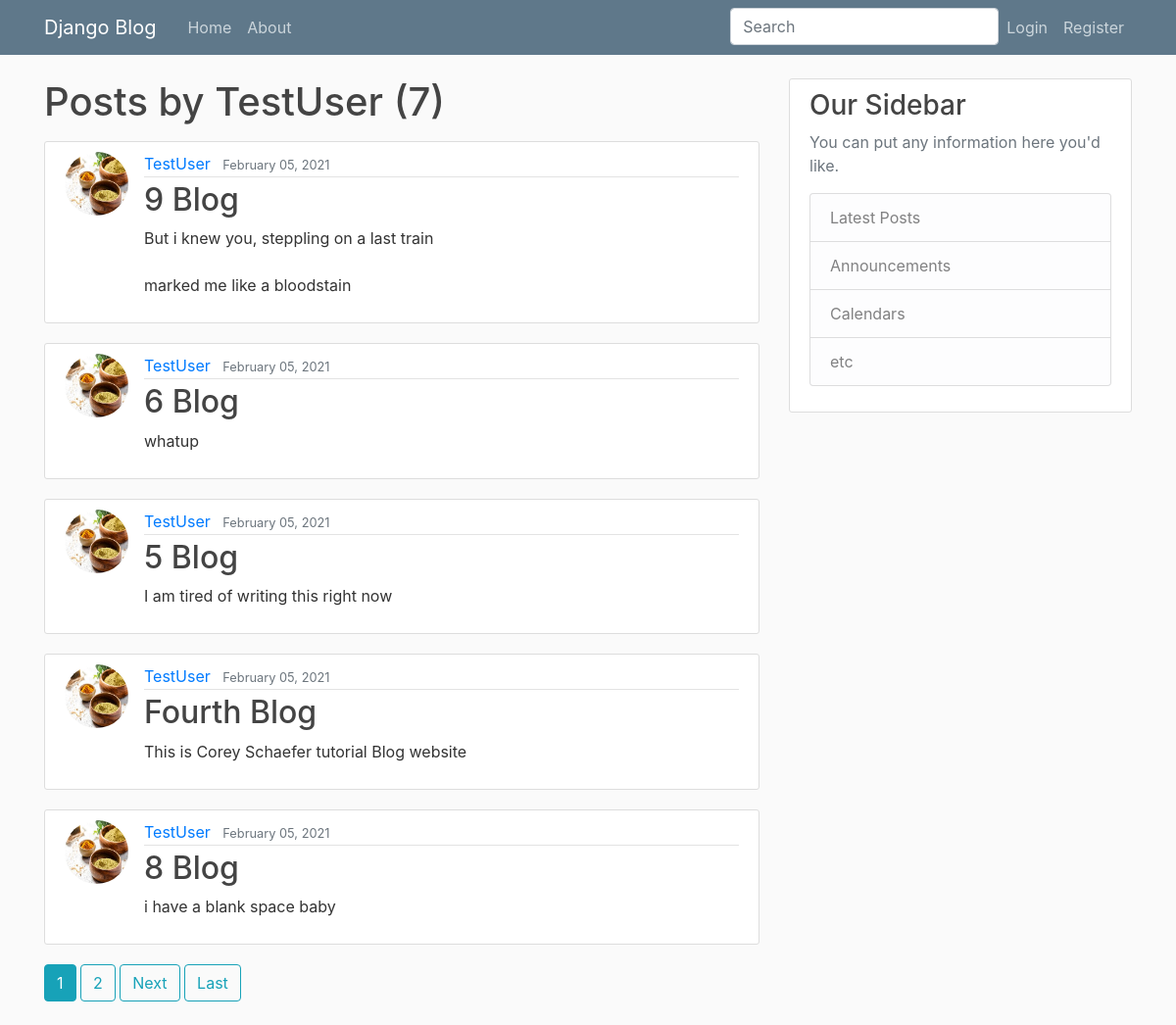
Page /user/TestUser on the committed database.
### blog/models.py (models this page shows, shortened)
class Post(models.Model):
	title = models.CharField(max_length=100)
	content = models.TextField()
	date_posted = models.DateTimeField(default=timezone.now)
	author = models.ForeignKey(User, on_delete=models.CASCADE)
	likes = models.ManyToManyField(User, related_name = 'post_like')

### users/models.py (models this page shows, shortened)
class Profile(models.Model):
	user = models.OneToOneField(User, on_delete=models.CASCADE)
	image = models.ImageField(default='default.jpg',upload_to='profile_pics')

### blog/views.py (the view)
# urls.py: path('user/<str:username>', UserPostListView.as_view(), name='user-posts'),
class UserPostListView(ListView):
	model = Post
	template_name = 'blog/user_posts.html'
	context_object_name = 'posts'
	paginate_by = 5
	def get_queryset(self):
		user = get_object_or_404(User, username=self.kwargs.get('username'))
		return Post.objects.filter(author=user).order_by('-date_posted')

### blog/templates/blog/user_posts.html (shortened to what this page needs)
{% extends "blog/base.html" %}
{% block content %}
	<h1 class="mb-3">Posts by {{ view.kwargs.username }} ({{ page_obj.paginator.count }})</h1>
	{% for post in posts%}
		<article class="media content-section">
			<img class="rounded-circle article-img "src = {{post.author.profile.image.url}}>
		    <div class="media-body">
			    <div class="article-metadata">
			      <a class="mr-2" href="{% url 'user-posts' post.author.username %}">{{ post.author }}</a>
			      <small class="text-muted">{{ post.date_posted|date:"F d, Y" }}</small>
			    </div>
			    <h2><a class="article-title" href="{% url 'post-detail' post.id %}">{{ post.title }}</a></h2>
			    <p class="article-content">{{ post.content }}</p>
			</div>
		</article>
	{%endfor%}
	{% if is_paginated%}
		{% for num in page_obj.paginator.page_range %}
			{% if page_obj.number == num %}
				<a class="btn btn-info mb-4" href="?page={{ num }}">{{ num }}</a>
			{% elif num > page_obj.number|add:'-3' and num < page_obj.number|add:'3'%}
				<a class="btn btn-outline-info mb-4" href="?page={{ num }}">{{ num }}</a>
			{% endif %}
		{% endfor %}
		{% if page_obj.has_next %}
			<a class="btn btn-outline-info mb-4" href="?page={{ page_obj.next_page_number }}">Next</a>
			<a class="btn btn-outline-info mb-4" href="?page={{ page_obj.paginator.num_pages }}">Last</a>
		{% endif %}
	{% endif %}
{% endblock content %}

### blog/static/blog/main.css (style rules this page uses)
body { background: #fafafa; color: #333333; margin-top: 5rem; }
h1, h2, h3, h4, h5, h6 { color: #444444; }
.content-section { background: #ffffff; padding: 10px 20px; border: 1px solid #dddddd; border-radius: 3px; margin-bottom: 20px; }
.article-title { color: #444444; }
.article-content { white-space: pre-line; }
.article-img { height: 65px; width: 65px; margin-right: 16px; }
.article-metadata { padding-bottom: 1px; margin-bottom: 4px; border-bottom: 1px solid #e3e3e3 }

### rows in the picture
Post: author.profile.image (placeholder picture), author "TestUser", date_posted "February 05, 2021", title "9 Blog", content "But i knew you, steppling on a last train marked me like a bloodstain"
Post: author.profile.image (placeholder picture), author "TestUser", date_posted "February 05, 2021", title "6 Blog", content "whatup"
Post: author.profile.image (placeholder picture), author "TestUser", date_posted "February 05, 2021", title "5 Blog", content "I am tired of writing this right now"
Post: author.profile.image (placeholder picture), author "TestUser", date_posted "February 05, 2021", title "Fourth Blog", content "This is Corey Schaefer tutorial Blog website"
Post: author.profile.image (placeholder picture), author "TestUser", date_posted "February 05, 2021", title "8 Blog", content "i have a blank space baby"

### other values in the picture
{{ view.kwargs.username }} "TestUser"
{{ page_obj.paginator.count }} "7"
{{ num }} "1"
{{ num }} "2"
